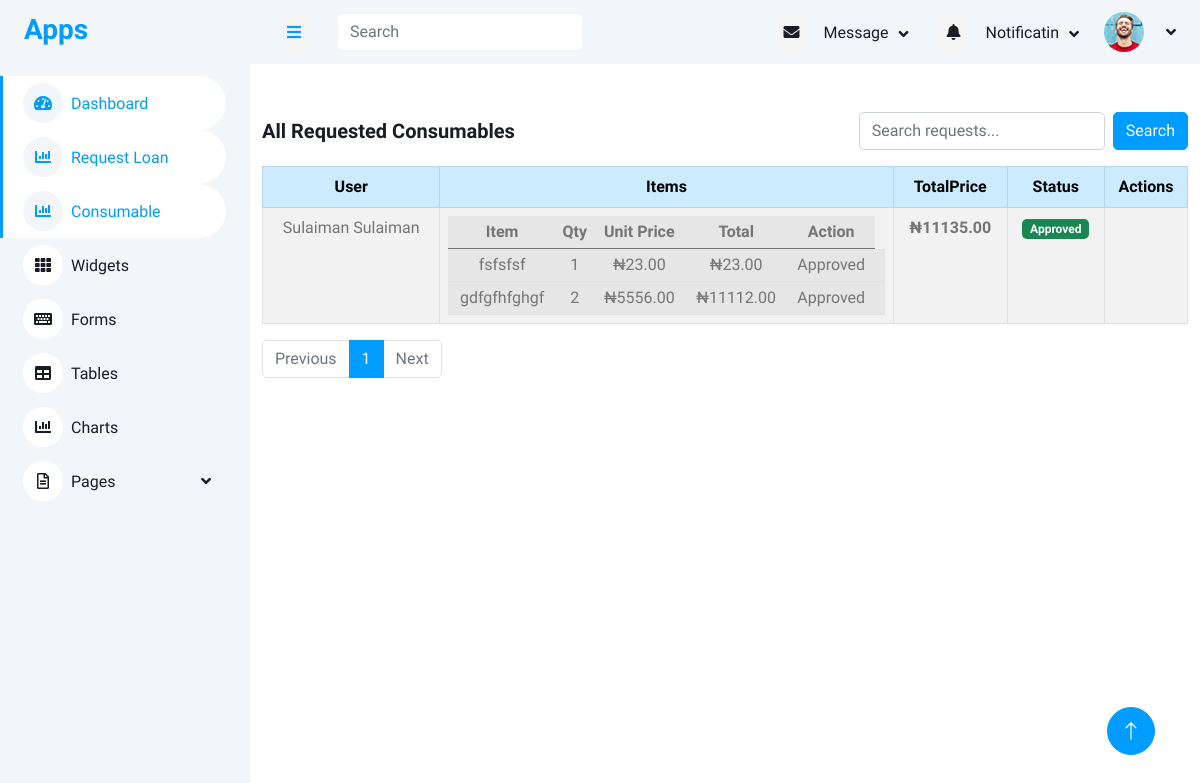
Screenshot of /requests/ with the database file from the repository.
### consumable/models.py (models this page shows, shortened)
class ConsumableRequest(models.Model):
    STATUS_CHOICES = [
        ('Pending', 'Pending'),
        ('Approved', 'Approved'),
        ('Declined', 'Declined'),
        ('Paid', 'Paid'),
    ]
    user = models.ForeignKey(User, on_delete=models.CASCADE)
    date_created = models.DateTimeField(auto_now_add=True)
    status = models.CharField(max_length=10, choices=STATUS_CHOICES, default='Pending')
    def calculate_total_price(self):
        return sum(detail.total_price for detail in self.details.all())

class ConsumableRequestDetail(models.Model):
    request = models.ForeignKey(ConsumableRequest, on_delete=models.CASCADE, related_name="details")
    item = models.ForeignKey(Item, on_delete=models.CASCADE)
    quantity = models.PositiveIntegerField(default=1)
    item_price = models.DecimalField(max_digits=10, decimal_places=2)
    loan_term_months = models.PositiveIntegerField()
    approved_amount = models.DecimalField(max_digits=10, decimal_places=2, null=True, blank=True)
    approval_date = models.DateField(null=True, blank=True)
    date_created = models.DateTimeField(auto_now_add=True)
    @property
    def total_price(self):
        return self.quantity * self.item_price

class Item(models.Model):
    title = models.CharField(max_length=100)
    price = models.DecimalField(max_digits=10, decimal_places=2)
    available = models.BooleanField(default=True)

### accounts/models.py (models this page shows, shortened)
class User(AbstractUser):
    first_name = models.CharField(max_length=100)
    last_name = models.CharField(max_length=100)
    other_name = models.CharField(max_length=100)
    date_of_birth = models.DateField(blank=True,null=True)
    username = models.CharField(max_length=100, unique=True)
    department = models.CharField(max_length=100)
    unit = models.CharField(max_length=100)
    gender = models.ForeignKey(Gender, on_delete=models.CASCADE, blank=True, null=True)
    group = models.ForeignKey(UserGroup, on_delete=models.CASCADE, blank=True, null=True)
    marital_status = models.ForeignKey(MaritalStatus,on_delete=models.SET_NULL, null=True, blank=True)
    religion = models.ForeignKey(Religion, on_delete=models.SET_NULL, null=True, blank=True,)
    passport = models.ImageField(upload_to='passport', blank=True, null=True)
    member_number = models.CharField(max_length=100)

### consumable/views.py (the view, shortened to what this page needs)
# urls.py: path('requests/', views.consumable_requests_list, name='consumable_requests_list'),
def consumable_requests_list(request):
    search_query = request.GET.get('q', '').strip()
    requests = ConsumableRequest.objects.all()
    requests = requests.prefetch_related(
        Prefetch('details__item')
    ).order_by('-date_created')
    paginator = Paginator(requests, 10)
    page_number = request.GET.get('page')
    page_obj = paginator.get_page(page_number)
    context = {
        'page_obj': page_obj,
        'search_query': search_query
    }
    return render(request, 'consumables/request_list.html', context)

### templates/consumables/request_list.html (shortened to what this page needs)
{% extends 'base/base.html' %}
{% block content %}
<div class="container mt-5">
    <div class="d-flex justify-content-between align-items-center mb-3">
        <h5 class="mb-0">All Requested Consumables</h5>
        <form method="get" class="d-flex">
            <input type="text" name="q" value="{{ search_query }}" placeholder="Search requests..." class="form-control me-2">
            <button type="submit" class="btn btn-primary">Search</button>
        </form>
    </div>
    <div class="table-responsive">
    <table class="table table-bordered table-striped table-hover text-center">
        <thead class="table-primary">
            <tr>
                <th>User</th>
                <th>Items</th>
                <th>TotalPrice</th>
                <th>Status</th>
                <th>Actions</th>
            </tr>
        </thead>
        <tbody>
            {% for request in page_obj %}
            <tr>
                <td>{{ request.user.get_full_name|default:request.user.username }}</td>
                <td>
                    <table class="table table-sm mb-0">
                        <thead>
                            <tr>
                                <th>Item</th>
                                <th>Qty</th>
                                <th>Unit Price</th>
                                <th>Total</th>
                                <th>Action</th>
                            </tr>
                        </thead>
                        <tbody>
                            {% for detail in request.details.all %}
<tr>
    <td>{{ detail.item.title }}</td>
    <td>
        {% if request.status == 'Pending' %}
        <form method="POST" action="{% url 'consumable_requests_list' %}" class="d-flex align-items-center">
            {% csrf_token %}
            <input type="hidden" name="reduce_quantity_id" value="{{ detail.id }}">
            <input type="number" name="new_quantity" value="{{ detail.quantity }}" min="1" max="{{ detail.quantity|add:"-1" }}" class="form-control form-control-sm me-2" style="width: 80px;">
            <button type="submit" class="btn btn-sm btn-outline-primary">Reduce</button>
        </form>
        {% else %}
            {{ detail.quantity }}
        {% endif %}
    </td>
    <td>₦{{ detail.item_price|floatformat:2 }}</td>
    <td>₦{{ detail.total_price|floatformat:2 }}</td>
    <td>{{ request.status }}</td>
    <td>
    </td>
</tr>
{% endfor %}
                        </tbody>
                    </table>
                </td>
                <td><b>₦{{ request.calculate_total_price|floatformat:2 }}</b></td>
                <td>
                    <span class="badge
                        {% if request.status == 'Approved' %} bg-success
                        {% elif request.status == 'Declined' %} bg-danger
                        {% elif request.status == 'Paid' %} bg-primary
                        {% else %} bg-warning text-dark
                        {% endif %}
                    ">
                        {{ request.status }}
                    </span>
                </td>
                <td>
                </td>
            </tr>
            {% empty %}
            <tr>
                <td colspan="5">No requests found.</td>
            </tr>
            {% endfor %}
        </tbody>
    </table>
    </div>
    <nav>
        <ul class="pagination">
            {% if page_obj.has_previous %}
            <li class="page-item">
                <a class="page-link" href="?q={{ search_query }}&page={{ page_obj.previous_page_number }}">Previous</a>
            </li>
            {% else %}
            <li class="page-item disabled"><span class="page-link">Previous</span></li>
            {% endif %}
            {% for num in page_obj.paginator.page_range %}
                {% if page_obj.number == num %}
                    <li class="page-item active"><span class="page-link">{{ num }}</span></li>
                {% elif num > page_obj.number|add:'-3' and num < page_obj.number|add:'3' %}
                    <li class="page-item"><a class="page-link" href="?q={{ search_query }}&page={{ num }}">{{ num }}</a></li>
                {% endif %}
            {% endfor %}
            {% if page_obj.has_next %}
            <li class="page-item">
                <a class="page-link" href="?q={{ search_query }}&page={{ page_obj.next_page_number }}">Next</a>
            </li>
            {% else %}
            <li class="page-item disabled"><span class="page-link">Next</span></li>
            {% endif %}
        </ul>
    </nav>
</div>
{% endblock %}

### static/css/style.css (style rules this page uses)
:root { --primary: #009CFF; --light: #F3F6F9; --dark: #191C24; }
.btn { transition: .5s; }
.btn.btn-primary { color: #FFFFFF; }

### rows the page displays
ConsumableRequest: user.get_full_name "Sulaiman Sulaiman", status "Approved", calculate_total_price "11135.00"
ConsumableRequestDetail: item "fsfsfsf", quantity "1", item_price "23.00", total_price "23.00"
ConsumableRequestDetail: item "gdfgfhfghgf", quantity "2", item_price "5556.00", total_price "11112.00"

### other values shown
{{ num }} "1"
